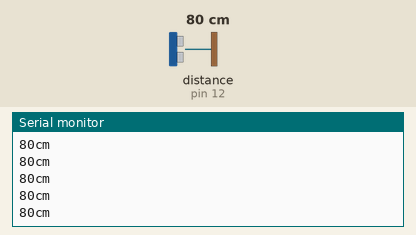
Recording of a sketch running on a simulated Arduino Uno, built with avr-gcc and run on an emulated ATmega328P. Parts: the last lines printed to the serial monitor. Inputs (shaded band) come from the test bench; at power-on: distance to the obstacle (sensor on pin 12) 80 cm. The echo pulse lasts 58.3 µs per cm.

Above: at 2.2 s.
2.3 s: distance to the obstacle (sensor on pin 12) set to 2 cm
At 2.9 s:
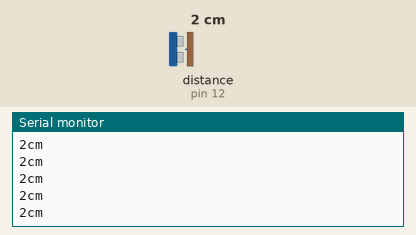
3.8 s: distance to the obstacle (sensor on pin 12) set to 120 cm
At 4.3 s:
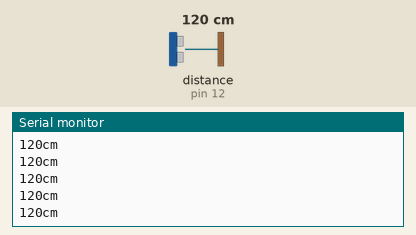
6.8 s: distance to the obstacle (sensor on pin 12) set to 35 cm
At 7.5 s:
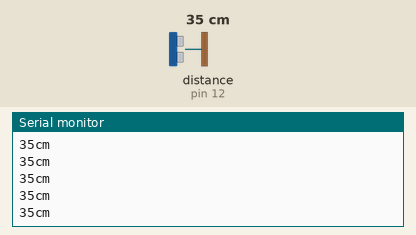
Timing chart, 0 to 9.8 s (numbered marks = the images above; inputs shaded):
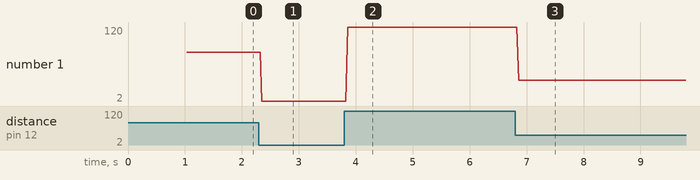

The sketch:

SR04_Example.ino
```cpp
//www.elegoo.com
//2016.12.08
#include "SR04.h"
#define TRIG_PIN 12
#define ECHO_PIN 11
SR04 sr04 = SR04(ECHO_PIN,TRIG_PIN);
long a;

void setup() {
   Serial.begin(9600);
   delay(1000);

}

void loop() {
   a=sr04.Distance();
   Serial.print(a);
   Serial.println("cm");
   delay(1);
}
```

Measured:
- after the input at 2.3 s, the serial monitor: prints a new line after 0.05 s (image 1)
- after the input at 3.8 s, the serial monitor: prints a new line after 0.06 s (image 2)
- after the input at 6.8 s, the serial monitor: prints a new line after 0.06 s (image 3)
- plotted number 1: 80 → 2 after the input at 2.3 s, 2 → 120 after the input at 3.8 s, 120 → 35 after the input at 6.8 s
